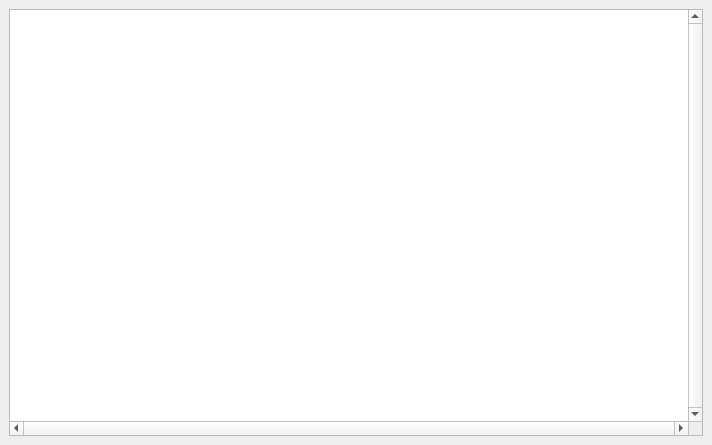
<?xml version="1.0" encoding="UTF-8"?>
<ui version="4.0">
 <class>CaitlynMainW</class>
 <widget class="QMainWindow" name="CaitlynMainW">
  <property name="geometry">
   <rect>
    <x>0</x>
    <y>0</y>
    <width>712</width>
    <height>445</height>
   </rect>
  </property>
  <property name="windowTitle">
   <string>Caitlyn</string>
  </property>
  <widget class="QWidget" name="centralwidget">
   <layout class="QVBoxLayout" name="verticalLayout">
    <item>
     <widget class="QGraphicsView" name="graphicsView">
      <property name="verticalScrollBarPolicy">
       <enum>Qt::ScrollBarAlwaysOn</enum>
      </property>
      <property name="horizontalScrollBarPolicy">
       <enum>Qt::ScrollBarAlwaysOn</enum>
      </property>
     </widget>
    </item>
   </layout>
  </widget>
  <action name="act_quit">
   <property name="icon">
    <iconset resource="../resources.qrc">
     <normaloff>:/16x16/application-exit.png</normaloff>:/16x16/application-exit.png</iconset>
   </property>
   <property name="text">
    <string>&amp;Quit</string>
   </property>
   <property name="shortcut">
    <string>Ctrl+Q</string>
   </property>
  </action>
  <action name="act_session_new">
   <property name="icon">
    <iconset resource="../resources.qrc">
     <normaloff>:/16x16/document-new.png</normaloff>:/16x16/document-new.png</iconset>
   </property>
   <property name="text">
    <string>&amp;New...</string>
   </property>
   <property name="shortcut">
    <string>Ctrl+N</string>
   </property>
  </action>
  <action name="act_session_open">
   <property name="icon">
    <iconset resource="../resources.qrc">
     <normaloff>:/16x16/document-open.png</normaloff>:/16x16/document-open.png</iconset>
   </property>
   <property name="text">
    <string>&amp;Open...</string>
   </property>
   <property name="shortcut">
    <string>Ctrl+O</string>
   </property>
  </action>
  <action name="act_session_save">
   <property name="icon">
    <iconset resource="../resources.qrc">
     <normaloff>:/16x16/document-save.png</normaloff>:/16x16/document-save.png</iconset>
   </property>
   <property name="text">
    <string>&amp;Save</string>
   </property>
   <property name="shortcut">
    <string>Ctrl+S</string>
   </property>
  </action>
  <action name="act_session_save_as">
   <property name="icon">
    <iconset resource="../resources.qrc">
     <normaloff>:/16x16/document-save-as.png</normaloff>:/16x16/document-save-as.png</iconset>
   </property>
   <property name="text">
    <string>Save &amp;As...</string>
   </property>
   <property name="shortcut">
    <string>Ctrl+Shift+S</string>
   </property>
  </action>
  <action name="action1">
   <property name="text">
    <string>1</string>
   </property>
  </action>
  <action name="act_help_about">
   <property name="text">
    <string>&amp;About Catia</string>
   </property>
  </action>
  <action name="act_transport_play">
   <property name="checkable">
    <bool>true</bool>
   </property>
   <property name="icon">
    <iconset resource="../resources.qrc">
     <normaloff>:/16x16/media-playback-start.png</normaloff>:/16x16/media-playback-start.png</iconset>
   </property>
   <property name="text">
    <string>&amp;Play</string>
   </property>
   <property name="shortcut">
    <string>Ctrl+Shift+P</string>
   </property>
  </action>
  <action name="act_transport_stop">
   <property name="icon">
    <iconset resource="../resources.qrc">
     <normaloff>:/16x16/media-playback-stop.png</normaloff>:/16x16/media-playback-stop.png</iconset>
   </property>
   <property name="text">
    <string>&amp;Stop</string>
   </property>
   <property name="shortcut">
    <string>Ctrl+Shift+X</string>
   </property>
  </action>
  <action name="act_transport_backwards">
   <property name="icon">
    <iconset resource="../resources.qrc">
     <normaloff>:/16x16/media-seek-backward.png</normaloff>:/16x16/media-seek-backward.png</iconset>
   </property>
   <property name="text">
    <string>&amp;Backwards</string>
   </property>
   <property name="shortcut">
    <string>Ctrl+Shift+B</string>
   </property>
  </action>
  <action name="act_transport_forwards">
   <property name="icon">
    <iconset resource="../resources.qrc">
     <normaloff>:/16x16/media-seek-forward.png</normaloff>:/16x16/media-seek-forward.png</iconset>
   </property>
   <property name="text">
    <string>&amp;Forwards</string>
   </property>
   <property name="shortcut">
    <string>Ctrl+Shift+F</string>
   </property>
  </action>
  <action name="act_canvas_refresh">
   <property name="icon">
    <iconset resource="../resources.qrc">
     <normaloff>:/16x16/view-refresh.png</normaloff>:/16x16/view-refresh.png</iconset>
   </property>
   <property name="text">
    <string>&amp;Refresh</string>
   </property>
   <property name="shortcut">
    <string>Ctrl+R</string>
   </property>
  </action>
  <action name="act_canvas_arrange">
   <property name="icon">
    <iconset resource="../resources.qrc">
     <normaloff>:/16x16/view-sort-ascending.png</normaloff>:/16x16/view-sort-ascending.png</iconset>
   </property>
   <property name="text">
    <string>&amp;Arrange</string>
   </property>
   <property name="shortcut">
    <string>Ctrl+G</string>
   </property>
  </action>
  <action name="act_canvas_zoom_fit">
   <property name="icon">
    <iconset resource="../resources.qrc">
     <normaloff>:/16x16/zoom-fit-best.png</normaloff>:/16x16/zoom-fit-best.png</iconset>
   </property>
   <property name="text">
    <string>Auto-Fit</string>
   </property>
  </action>
  <action name="act_canvas_zoom_in">
   <property name="icon">
    <iconset resource="../resources.qrc">
     <normaloff>:/16x16/zoom-in.png</normaloff>:/16x16/zoom-in.png</iconset>
   </property>
   <property name="text">
    <string>Zoom In</string>
   </property>
   <property name="shortcut">
    <string>Ctrl++</string>
   </property>
  </action>
  <action name="act_canvas_zoom_out">
   <property name="icon">
    <iconset resource="../resources.qrc">
     <normaloff>:/16x16/zoom-out.png</normaloff>:/16x16/zoom-out.png</iconset>
   </property>
   <property name="text">
    <string>Zoom Out</string>
   </property>
   <property name="shortcut">
    <string>Ctrl+-</string>
   </property>
  </action>
  <action name="act_canvas_zoom_100">
   <property name="icon">
    <iconset resource="../resources.qrc">
     <normaloff>:/16x16/zoom-original.png</normaloff>:/16x16/zoom-original.png</iconset>
   </property>
   <property name="text">
    <string>Zoom 100%</string>
   </property>
   <property name="shortcut">
    <string>Ctrl+1</string>
   </property>
  </action>
  <action name="act_jack_clear_xruns">
   <property name="icon">
    <iconset resource="../resources.qrc">
     <normaloff>:/16x16/edit-clear.png</normaloff>:/16x16/edit-clear.png</iconset>
   </property>
   <property name="text">
    <string>Clear &amp;Xruns</string>
   </property>
  </action>
  <action name="act_jack_configure">
   <property name="icon">
    <iconset resource="../resources.qrc">
     <normaloff>:/16x16/configure.png</normaloff>:/16x16/configure.png</iconset>
   </property>
   <property name="text">
    <string>Configure JACK</string>
   </property>
  </action>
  <action name="actionConfigure_Canvas">
   <property name="text">
    <string>Configure Canvas</string>
   </property>
  </action>
  <action name="act_settings_show_toolbar">
   <property name="checkable">
    <bool>true</bool>
   </property>
   <property name="text">
    <string>Show Toolbar</string>
   </property>
  </action>
  <action name="act_settings_show_statusbar">
   <property name="checkable">
    <bool>true</bool>
   </property>
   <property name="text">
    <string>Show Statusbar</string>
   </property>
  </action>
  <action name="act_configure">
   <property name="icon">
    <iconset resource="../resources.qrc">
     <normaloff>:/16x16/configure.png</normaloff>:/16x16/configure.png</iconset>
   </property>
   <property name="text">
    <string>Configure Catia</string>
   </property>
   <property name="shortcut">
    <string>Ctrl+P</string>
   </property>
  </action>
  <action name="act_tools_jack_start">
   <property name="icon">
    <iconset resource="../resources.qrc">
     <normaloff>:/16x16/media-playback-start.png</normaloff>:/16x16/media-playback-start.png</iconset>
   </property>
   <property name="text">
    <string>Start JACK Server</string>
   </property>
   <property name="shortcut">
    <string>F5</string>
   </property>
  </action>
  <action name="act_tools_jack_stop">
   <property name="icon">
    <iconset resource="../resources.qrc">
     <normaloff>:/16x16/media-playback-stop.png</normaloff>:/16x16/media-playback-stop.png</iconset>
   </property>
   <property name="text">
    <string>Stop JACK Server</string>
   </property>
   <property name="shortcut">
    <string>F6</string>
   </property>
  </action>
  <action name="act_jack_bf_32">
   <property name="checkable">
    <bool>true</bool>
   </property>
   <property name="text">
    <string>32</string>
   </property>
  </action>
  <action name="act_jack_bf_64">
   <property name="checkable">
    <bool>true</bool>
   </property>
   <property name="text">
    <string>64</string>
   </property>
  </action>
  <action name="act_jack_bf_128">
   <property name="checkable">
    <bool>true</bool>
   </property>
   <property name="text">
    <string>128</string>
   </property>
  </action>
  <action name="act_jack_bf_256">
   <property name="checkable">
    <bool>true</bool>
   </property>
   <property name="text">
    <string>256</string>
   </property>
  </action>
  <action name="act_jack_bf_512">
   <property name="checkable">
    <bool>true</bool>
   </property>
   <property name="text">
    <string>512</string>
   </property>
  </action>
  <action name="act_jack_bf_1024">
   <property name="checkable">
    <bool>true</bool>
   </property>
   <property name="text">
    <string>1024</string>
   </property>
  </action>
  <action name="act_jack_bf_2048">
   <property name="checkable">
    <bool>true</bool>
   </property>
   <property name="text">
    <string>2048</string>
   </property>
  </action>
  <action name="act_jack_bf_4096">
   <property name="checkable">
    <bool>true</bool>
   </property>
   <property name="text">
    <string>4096</string>
   </property>
  </action>
  <action name="act_jack_bf_8192">
   <property name="checkable">
    <bool>true</bool>
   </property>
   <property name="text">
    <string>8192</string>
   </property>
  </action>
  <action name="act_tools_a2j_start">
   <property name="icon">
    <iconset resource="../resources.qrc">
     <normaloff>:/16x16/media-playback-start.png</normaloff>:/16x16/media-playback-start.png</iconset>
   </property>
   <property name="text">
    <string>Start A2J Bridge</string>
   </property>
   <property name="shortcut">
    <string>F7</string>
   </property>
  </action>
  <action name="act_tools_a2j_stop">
   <property name="icon">
    <iconset resource="../resources.qrc">
     <normaloff>:/16x16/media-playback-stop.png</normaloff>:/16x16/media-playback-stop.png</iconset>
   </property>
   <property name="text">
    <string>Stop A2J Bridge</string>
   </property>
   <property name="shortcut">
    <string>F8</string>
   </property>
  </action>
  <action name="act_tools_a2j_export_hw">
   <property name="text">
    <string>Export Hardware Ports...</string>
   </property>
  </action>
  <action name="act_session_save_as_template">
   <property name="text">
    <string>Save As &amp;Template...</string>
   </property>
  </action>
  <action name="act_canvas_print">
   <property name="icon">
    <iconset resource="../resources.qrc">
     <normaloff>:/16x16/document-print.png</normaloff>:/16x16/document-print.png</iconset>
   </property>
   <property name="text">
    <string>&amp;Print...</string>
   </property>
  </action>
  <action name="act_canvas_save_image">
   <property name="text">
    <string>Save &amp;Image...</string>
   </property>
  </action>
  <action name="act_canvas_undo">
   <property name="icon">
    <iconset>
     <normaloff>:/16x16/edit-undo.png</normaloff>:/16x16/edit-undo.png</iconset>
   </property>
   <property name="text">
    <string>Undo</string>
   </property>
  </action>
  <action name="act_canvas_redo">
   <property name="icon">
    <iconset>
     <normaloff>:/16x16/edit-redo.png</normaloff>:/16x16/edit-redo.png</iconset>
   </property>
   <property name="text">
    <string>Redo</string>
   </property>
  </action>
  <action name="act_help_about_qt">
   <property name="text">
    <string>About Qt</string>
   </property>
  </action>
  <action name="act_canvas_configure">
   <property name="icon">
    <iconset resource="../resources.qrc">
     <normaloff>:/16x16/configure.png</normaloff>:/16x16/configure.png</iconset>
   </property>
   <property name="text">
    <string>Configure Canvas</string>
   </property>
  </action>
  <action name="actionSync_Now">
   <property name="text">
    <string>Sync Now</string>
   </property>
  </action>
  <action name="action_session_recent_none">
   <property name="enabled">
    <bool>false</bool>
   </property>
   <property name="text">
    <string>(none)</string>
   </property>
  </action>
  <action name="act_jack_render">
   <property name="icon">
    <iconset resource="../resources.qrc">
     <normaloff>:/16x16/media-record.png</normaloff>:/16x16/media-record.png</iconset>
   </property>
   <property name="text">
    <string>JACK &amp;Render</string>
   </property>
  </action>
  <action name="act_show_logs">
   <property name="text">
    <string>&amp;Logs</string>
   </property>
  </action>
  <action name="act_jack_bf_16">
   <property name="checkable">
    <bool>true</bool>
   </property>
   <property name="text">
    <string>16</string>
   </property>
  </action>
 </widget>
 <resources>
  <include location="../resources.qrc"/>
 </resources>
 <connections>
  <connection>
   <sender>act_quit</sender>
   <signal>triggered()</signal>
   <receiver>CaitlynMainW</receiver>
   <slot>close()</slot>
   <hints>
    <hint type="sourcelabel">
     <x>-1</x>
     <y>-1</y>
    </hint>
    <hint type="destinationlabel">
     <x>336</x>
     <y>291</y>
    </hint>
   </hints>
  </connection>
 </connections>
</ui>
